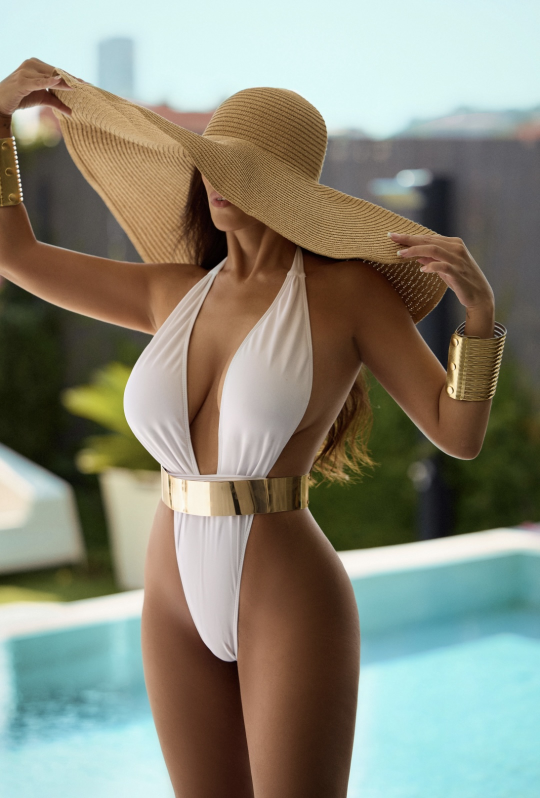
#> input picture imgs/maya-masaje-erotico-berlin-banador-blanco-detalle.jpg, 1080 x 1596 px (shown at 1/2 size); its folder holds only this picture in this run
$ python imgs_build.py ../imgs/maya-masaje-erotico-berlin-banador-blanco-detalle.jpg
#> lines starting #> are read from the running program, lines starting #| are printed output that depends on the picture
#!/usr/bin/env python3
"""Genera las variantes WebP de las fotos: imgs/<foto>-<ancho>.webp.

Las fotos del set miden entre 1000 y 2700 px de ancho y se servian tal cual a
un movil de 390: medio megabyte para pintar 390 px. scripts/i18n_build.py
envuelve cada foto en <picture> y tira de estas variantes; el JPEG original se
queda como respaldo del <img>.

Las miniaturas de imgs/menu/ (533 px, 66 KB) y los iconos no entran: ya pesan
lo que tienen que pesar.

    python3 scripts/imgs_build.py [--force]
"""
import glob, os, sys
from PIL import Image

WIDTHS = (480, 960, 1440)
QUALITY = 78
SOURCES = sorted(glob.glob('imgs/maya-*.jpg'))


def variants(width):
    """Anchos a generar: los de WIDTHS que reduzcan la foto, mas el original."""
    return sorted({w for w in WIDTHS if w < width} | {width})


def build(force=False):
#> called with force = False
    hechas = 0
    for src in SOURCES:
        im = Image.open(src)
#> im is the input picture: PIL image 1080x1596 RGB; mean R, G, B 136, 136.3, 121.3
        im = im.convert('RGB')
        for w in variants(im.width):
            dest = f'{src[:-len(".jpg")]}-{w}.webp'
            # El WebP solo se rehace si falta o si la foto es mas nueva: una
            # construccion normal no debe reescribir 50 ficheros binarios.
            if not force and os.path.exists(dest) \
                    and os.path.getmtime(dest) >= os.path.getmtime(src):
                continue
            h = round(im.height * w / im.width)
            im.resize((w, h), Image.LANCZOS).save(dest, 'WEBP', quality=QUALITY, method=6)
            hechas += 1
#> this loop made 3 passes
#> pass 1, in build, `im.resize((w, h), Image.LANCZOS).save(dest, 'WEBP', quality=QUALITY, m..`:
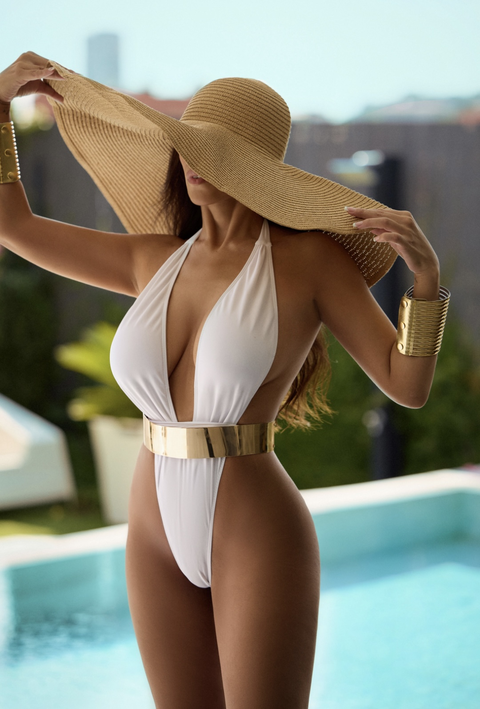
#> saved as maya-masaje-erotico-berlin-banador-blanco-detalle-480.webp: PIL image 480x709 RGB; mean R, G, B 136, 136.3, 121.3
#> after the loop, hechas = 3
    return hechas


def demo():
    """Comprobacion: los anchos no suben del original y el original siempre esta."""
    assert variants(1080) == [480, 960, 1080]
    assert variants(2744) == [480, 960, 1440, 2744]
    assert variants(480) == [480], 'una foto justo en el limite no se duplica'
    assert variants(300) == [300], 'una foto pequena no se agranda'
    print('ok')


if __name__ == '__main__':
    if '--demo' in sys.argv:
        demo()
    else:
        n = build('--force' in sys.argv)
#> n = 3
        print(f'{n} variantes WebP generadas ({len(SOURCES)} fotos)')
#| 3 variantes WebP generadas (1 fotos)

$ run again, on imgs/maya-masaje-erotico-berlin-banador-rosa-reflejo.jpg
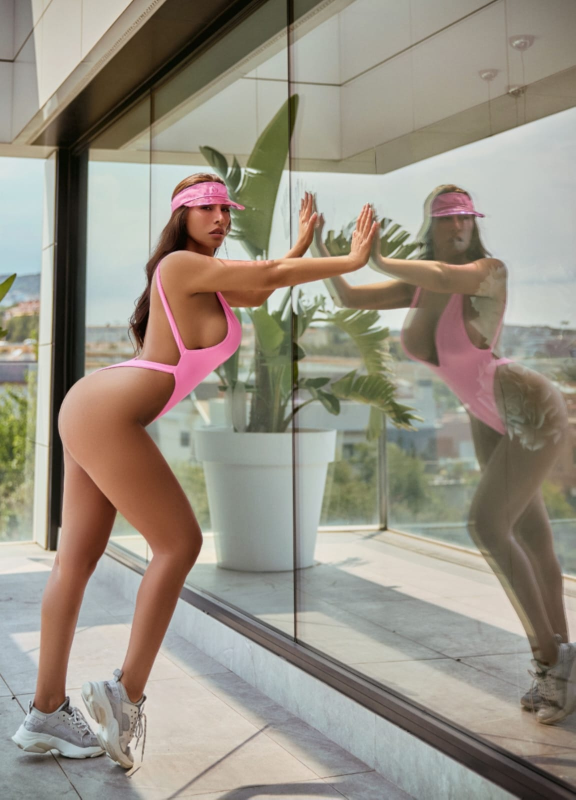
#> input picture imgs/maya-masaje-erotico-berlin-banador-rosa-reflejo.jpg, 1151 x 1599 px (shown at 1/2 size)
#> in build, im is the input picture: PIL image 1151x1599 RGB; mean R, G, B 151.9, 144.7, 132.1
#> the loop in build, `for w in variants(im.width):` made 3 passes
#> pass 1, in build, `im.resize((w, h), Image.LANCZOS).save(dest, 'WEBP', quality=QUALITY, m..`:
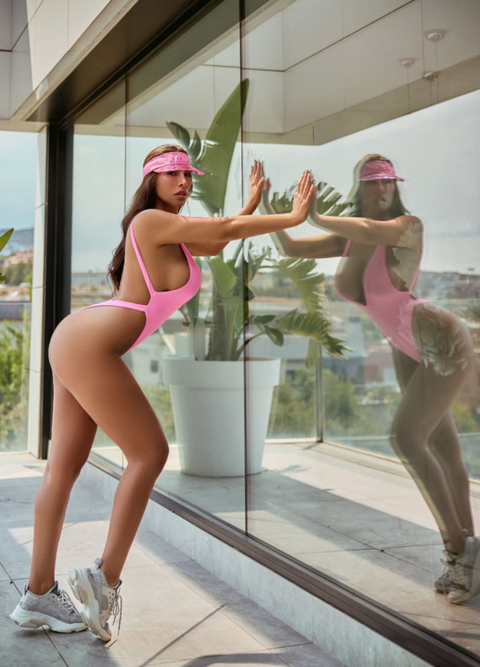
#> saved as maya-masaje-erotico-berlin-banador-rosa-reflejo-480.webp: PIL image 480x667 RGB; mean R, G, B 151.9, 144.7, 132.1
#> after the loop in build, `for w in variants(im.width):`: hechas = 3
#| 3 variantes WebP generadas (1 fotos)

$ run again, on imgs/maya-masaje-erotico-berlin-banador-rosa-terraza.jpg
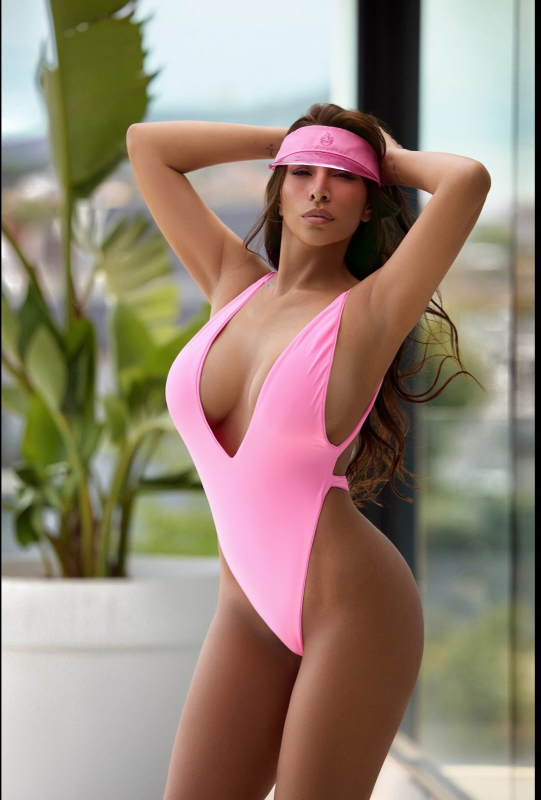
#> input picture imgs/maya-masaje-erotico-berlin-banador-rosa-terraza.jpg, 1082 x 1600 px (shown at 1/2 size)
#> in build, im is the input picture: PIL image 1082x1600 RGB; mean R, G, B 150.2, 133.8, 119
#> the loop in build, `for w in variants(im.width):` made 3 passes
#> pass 1, in build, `im.resize((w, h), Image.LANCZOS).save(dest, 'WEBP', quality=QUALITY, m..`:
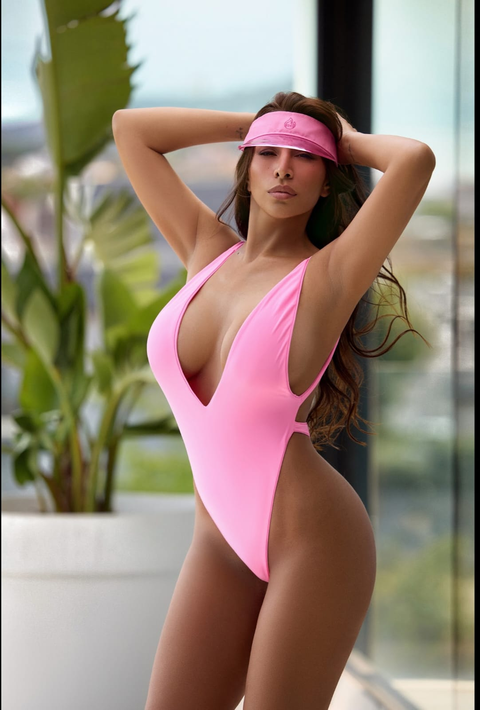
#> saved as maya-masaje-erotico-berlin-banador-rosa-terraza-480.webp: PIL image 480x710 RGB; mean R, G, B 150.2, 133.8, 119
#> after the loop in build, `for w in variants(im.width):`: hechas = 3
#| 3 variantes WebP generadas (1 fotos)

$ run again, on imgs/maya-masaje-erotico-berlin-lenceria-negra-cama.jpg
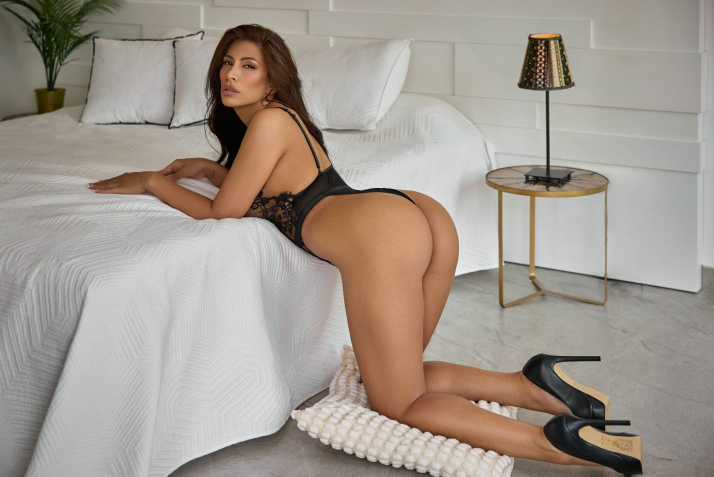
#> input picture imgs/maya-masaje-erotico-berlin-lenceria-negra-cama.jpg, 1428 x 953 px (shown at 1/2 size)
#> in build, im is the input picture: PIL image 1428x953 RGB; mean R, G, B 162.2, 153.2, 143.7
#> the loop in build, `for w in variants(im.width):` made 3 passes
#> pass 1, in build, `im.resize((w, h), Image.LANCZOS).save(dest, 'WEBP', quality=QUALITY, m..`:
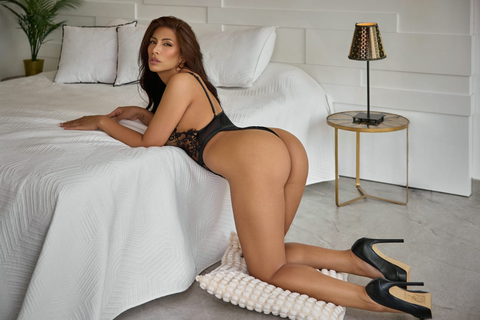
#> saved as maya-masaje-erotico-berlin-lenceria-negra-cama-480.webp: PIL image 480x320 RGB; mean R, G, B 162.2, 153.2, 143.7
#> pass 2, in build, `im.resize((w, h), Image.LANCZOS).save(dest, 'WEBP', quality=QUALITY, m..`:
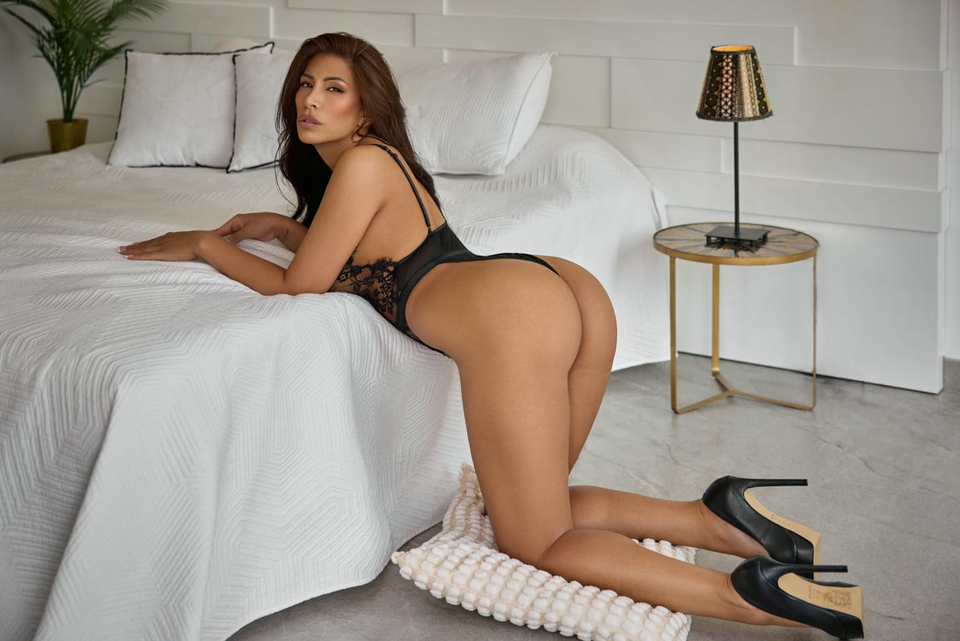
#> saved as maya-masaje-erotico-berlin-lenceria-negra-cama-960.webp: PIL image 960x641 RGB; mean R, G, B 162.2, 153.2, 143.7
#> after the loop in build, `for w in variants(im.width):`: hechas = 3
#| 3 variantes WebP generadas (1 fotos)

$ run again, on imgs/maya-masaje-erotico-berlin-banador-blanco-piscina.jpg
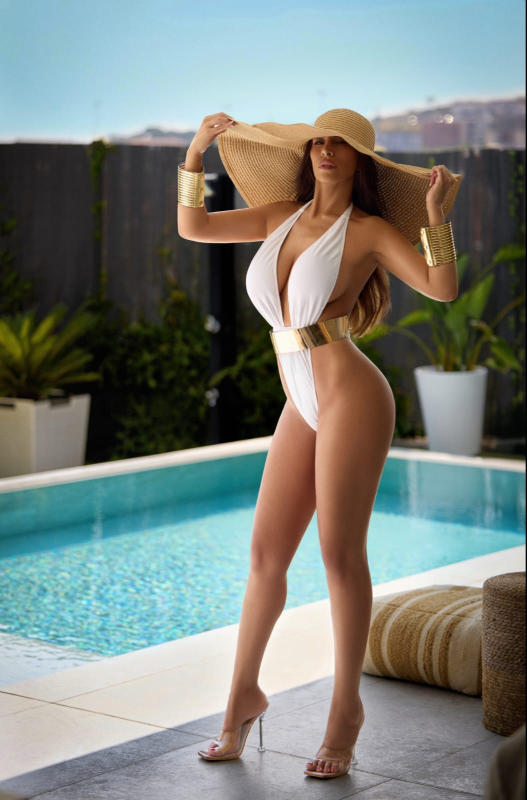
#> input picture imgs/maya-masaje-erotico-berlin-banador-blanco-piscina.jpg, 1054 x 1600 px (shown at 1/2 size)
#> in build, im is the input picture: PIL image 1054x1600 RGB; mean R, G, B 122.4, 129.4, 123.7
#> the loop in build, `for w in variants(im.width):` made 3 passes
#> pass 1, in build, `im.resize((w, h), Image.LANCZOS).save(dest, 'WEBP', quality=QUALITY, m..`:
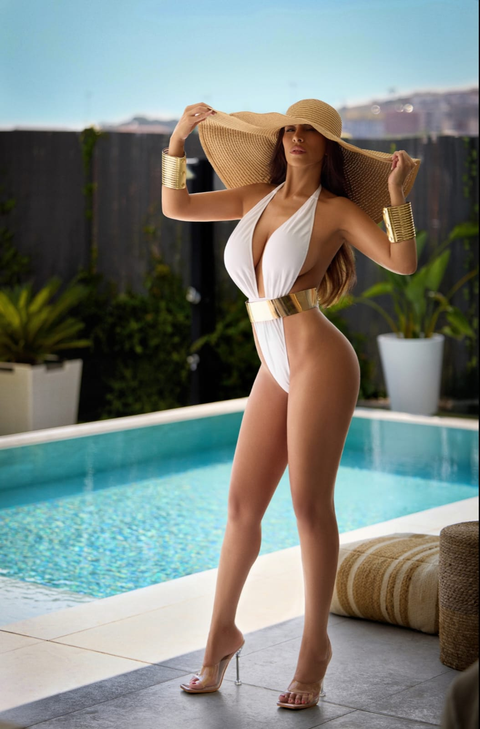
#> saved as maya-masaje-erotico-berlin-banador-blanco-piscina-480.webp: PIL image 480x729 RGB; mean R, G, B 122.4, 129.4, 123.7
#> after the loop in build, `for w in variants(im.width):`: hechas = 3
#| 3 variantes WebP generadas (1 fotos)
